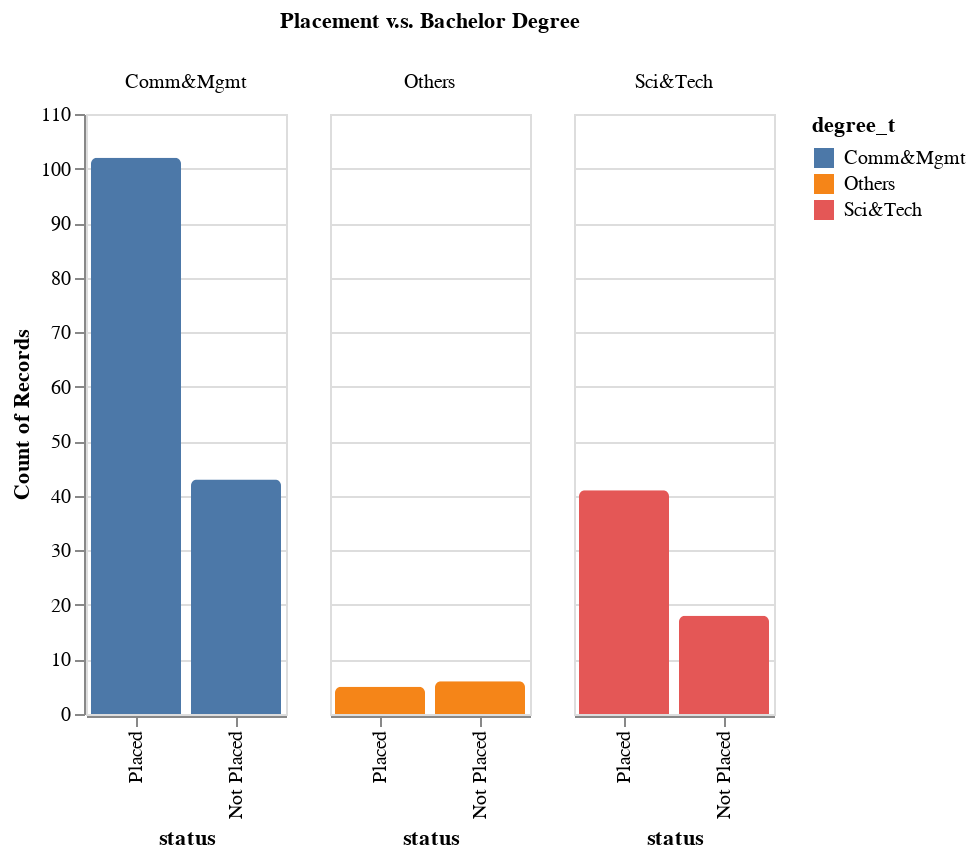

This figure's notebook cell:
### Markdown cell above
work experience gives adcantages in placement, female have more people not getting job.

### Code cell
# placement by bachelor degree 
alt.Chart(recruit).mark_bar(
 cornerRadiusTopLeft=3,
    cornerRadiusTopRight=3
).encode(
    alt.X('status:N',sort='-y'),
    y = 'count(status):Q',
    color = 'degree_t:N',
    column = alt.Column('degree_t:N', title='Placement v.s. Bachelor Degree')
).properties(  
    width=100
)

### Figure 1 — Vega-Lite specification as saved in the notebook (floating-point values rounded to 4 significant figures; data arrays with more than 128 entries replaced by an {"elided": "..."} marker saying what was removed)
{"config": {"view": {"continuousWidth": 400, "continuousHeight": 300}}, "data": {"name": "data-b9890e884955e0ebf1503e18dfcb90d2"}, "mark": {"type": "bar", "cornerRadiusTopLeft": 3, "cornerRadiusTopRight": 3}, "encoding": {"color": {"type": "nominal", "field": "degree_t"}, "column": {"type": "nominal", "field": "degree_t", "title": "Placement v.s. Bachelor Degree"}, "x": {"type": "nominal", "field": "status", "sort": "-y"}, "y": {"type": "quantitative", "aggregate": "count", "field": "status"}}, "width": 100, "$schema": "https://vega.github.io/schema/vega-lite/v4.8.1.json", "datasets": {"data-b9890e884955e0ebf1503e18dfcb90d2": {"elided": "215 records"}}}
